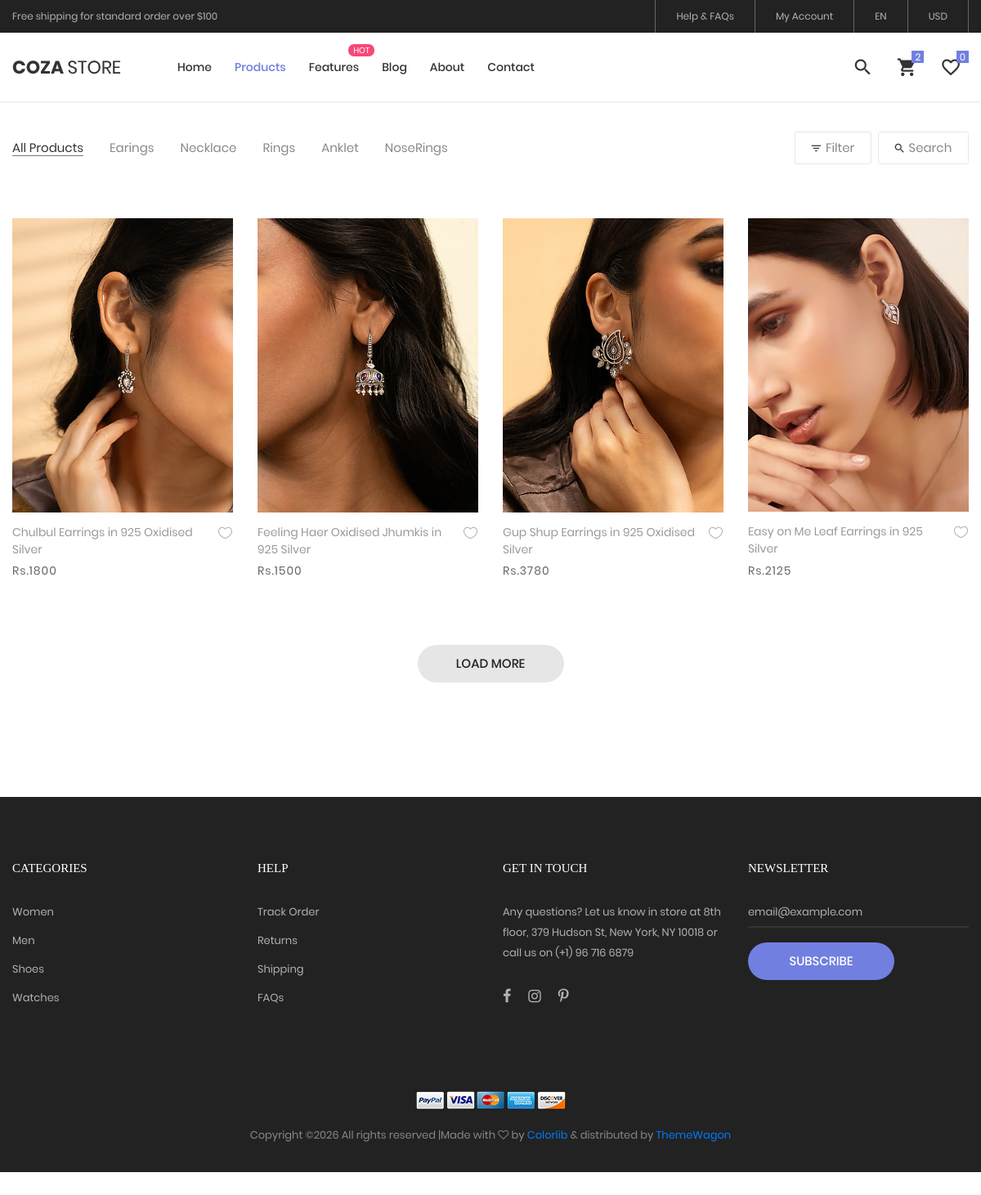
The page /web/product_filtered/Earings/ on the database its author committed.
### m_app/models.py (models this page shows)
class product_database(models.Model):
    cat_name = models.CharField(max_length=100, null=True, blank=True)
    p_name = models.CharField(max_length=100, null=True, blank=True)
    p_mrp = models.CharField(max_length=100, null=True, blank=True)
    p_quan = models.CharField(max_length=100, null=True, blank=True)
    p_img = models.ImageField(upload_to="Products", null=True, blank=True)
    p_img1 = models.ImageField(upload_to="Products", null=True, blank=True)
    p_desc = models.TextField(max_length=100, null=True, blank=True)

### webapp/views.py (the view)
# urls.py: path('product_filtered/<cate_name>/',views.product_filtered,name="product_filtered"),
def product_filtered(req,cate_name):
    category=product_database.objects.filter(cat_name=cate_name)
    return render(req,"product_filtered.html",{'category':category})

### webapp/templates/product_filtered.html (shortened to what this page needs)
<!DOCTYPE html>
{% load static %}
<html lang="en">
<head>
	<link rel="stylesheet" type="text/css" href="{% static 'webs/vendor/bootstrap/css/bootstrap.min.css' %}">
	<link rel="stylesheet" type="text/css" href="{% static 'webs/fonts/font-awesome-4.7.0/css/font-awesome.min.css' %}">
	<link rel="stylesheet" type="text/css" href="{% static 'webs/fonts/iconic/css/material-design-iconic-font.min.css' %}">
	<link rel="stylesheet" type="text/css" href="{% static 'webs/fonts/linearicons-v1.0.0/icon-font.min.css' %]">
	<link rel="stylesheet" type="text/css" href="{% static 'webs/vendor/animate/animate.css' %}">
	<link rel="stylesheet" type="text/css" href="{% static 'webs/vendor/css-hamburgers/hamburgers.min.css' %}">
	<link rel="stylesheet" type="text/css" href="{% static 'webs/vendor/animsition/css/animsition.min.css' %}">
	<link rel="stylesheet" type="text/css" href="{% static 'webs/vendor/select2/select2.min.css' %}">
	<link rel="stylesheet" type="text/css" href="{% static 'webs/vendor/daterangepicker/daterangepicker.css' %}">
	<link rel="stylesheet" type="text/css" href="{% static 'webs/vendor/slick/slick.css' %}">
	<link rel="stylesheet" type="text/css" href="{% static 'webs/vendor/MagnificPopup/magnific-popup.css' %}">
	<link rel="stylesheet" type="text/css" href="{% static 'webs/vendor/perfect-scrollbar/perfect-scrollbar.css' %}">
	<link rel="stylesheet" type="text/css" href="{% static 'webs/css/util.css' %}">
	<link rel="stylesheet" type="text/css" href="{% static 'webs/css/main.css' %}">
</head>
<body class="animsition">
	<header class="header-v4">
		<div class="container-menu-desktop">
			<div class="top-bar">
				<div class="content-topbar flex-sb-m h-full container">
					<div class="left-top-bar">
						Free shipping for standard order over $100
					</div>
					<div class="right-top-bar flex-w h-full">
						<a href="#" class="flex-c-m trans-04 p-lr-25">
							Help & FAQs
						</a>
						<a href="#" class="flex-c-m trans-04 p-lr-25">
							My Account
						</a>
						<a href="#" class="flex-c-m trans-04 p-lr-25">
							EN
						</a>
						<a href="#" class="flex-c-m trans-04 p-lr-25">
							USD
						</a>
					</div>
				</div>
			</div>
			<div class="wrap-menu-desktop how-shadow1">
				<nav class="limiter-menu-desktop container">
					<a href="#" class="logo">
						<img src="{% static 'webs/images/icons/logo-01.png' %}" alt="IMG-LOGO">
					</a>
					<div class="menu-desktop">
						<ul class="main-menu">
							<li>
								<a href="index.html">Home</a>
							</li>
							<li class="active-menu">
								<a href="{% url 'product' %}">Products</a>
							</li>
							<li class="label1" data-label1="hot">
								<a href="shoping-cart.html">Features</a>
							</li>
							<li>
								<a href="blog.html">Blog</a>
							</li>
							<li>
								<a href="about.html">About</a>
							</li>
							<li>
								<a href="contact.html">Contact</a>
							</li>
						</ul>
					</div>
					<div class="wrap-icon-header flex-w flex-r-m">
						<div class="icon-header-item cl2 hov-cl1 trans-04 p-l-22 p-r-11 js-show-modal-search">
							<i class="zmdi zmdi-search"></i>
						</div>
						<div class="icon-header-item cl2 hov-cl1 trans-04 p-l-22 p-r-11 icon-header-noti js-show-cart" data-notify="2">
							<i class="zmdi zmdi-shopping-cart"></i>
						</div>
						<a href="#" class="icon-header-item cl2 hov-cl1 trans-04 p-l-22 p-r-11 icon-header-noti" data-notify="0">
							<i class="zmdi zmdi-favorite-outline"></i>
						</a>
					</div>
				</nav>
			</div>
		</div>
	</header>
	<div class="bg0 m-t-23 p-b-140">
		<div class="container">
			<div class="flex-w flex-sb-m p-b-52">
				<div class="flex-w flex-l-m filter-tope-group m-tb-10">
					<button class="stext-106 cl6 hov1 bor3 trans-04 m-r-32 m-tb-5 how-active1" data-filter="*">
						All Products
					</button>
					<button class="stext-106 cl6 hov1 bor3 trans-04 m-r-32 m-tb-5" data-filter=".women">
						Earings
					</button>
					<button class="stext-106 cl6 hov1 bor3 trans-04 m-r-32 m-tb-5" data-filter=".men">
						Necklace
					</button>
					<button class="stext-106 cl6 hov1 bor3 trans-04 m-r-32 m-tb-5" data-filter=".bag">
						Rings
					</button>
					<button class="stext-106 cl6 hov1 bor3 trans-04 m-r-32 m-tb-5" data-filter=".shoes">
						Anklet
					</button>
					<button class="stext-106 cl6 hov1 bor3 trans-04 m-r-32 m-tb-5" data-filter=".watches">
						NoseRings
					</button>
				</div>
				<div class="flex-w flex-c-m m-tb-10">
					<div class="flex-c-m stext-106 cl6 size-104 bor4 pointer hov-btn3 trans-04 m-r-8 m-tb-4 js-show-filter">
						<i class="icon-filter cl2 m-r-6 fs-15 trans-04 zmdi zmdi-filter-list"></i>
						 Filter
					</div>
					<div class="flex-c-m stext-106 cl6 size-105 bor4 pointer hov-btn3 trans-04 m-tb-4 js-show-search">
						<i class="icon-search cl2 m-r-6 fs-15 trans-04 zmdi zmdi-search"></i>
						Search
					</div>
				</div>
			</div>
			<div class="row isotope-grid">
					{% for d in category %}
				<div class="col-sm-6 col-md-4 col-lg-3 p-b-35 isotope-item women">
					<div class="block2">
						<div class="block2-pic hov-img0">
							<img src="{{d.p_img.url}}" alt="IMG-PRODUCT">
						</div>
						<div class="block2-txt flex-w flex-t p-t-14">
							<div class="block2-txt-child1 flex-col-l ">
								<a href="#" class="stext-104 cl4 hov-cl1 trans-04 js-name-b2 p-b-6">
									{{d.p_name}}
								</a>
								<span class="stext-105 cl3">
									Rs.{{d.p_mrp}}
								</span>
							</div>
							<div class="block2-txt-child2 flex-r p-t-3">
								<a href="#" class="btn-addwish-b2 dis-block pos-relative js-addwish-b2">
									<img class="icon-heart1 dis-block trans-04" src="{% static 'webs/images/icons/icon-heart-01.png' %}" alt="ICON">
								</a>
							</div>
						</div>
					</div>
				</div>
					{% endfor %}
			</div>
			<div class="flex-c-m flex-w w-full p-t-45">
				<a href="#" class="flex-c-m stext-101 cl5 size-103 bg2 bor1 hov-btn1 p-lr-15 trans-04">
					Load More
				</a>
			</div>
		</div>
	</div>
	<footer class="bg3 p-t-75 p-b-32">
		<div class="container">
			<div class="row">
				<div class="col-sm-6 col-lg-3 p-b-50">
					<h4 class="stext-301 cl0 p-b-30">
						Categories
					</h4>
					<ul>
						<li class="p-b-10">
							<a href="#" class="stext-107 cl7 hov-cl1 trans-04">
								Women
							</a>
						</li>
						<li class="p-b-10">
							<a href="#" class="stext-107 cl7 hov-cl1 trans-04">
								Men
							</a>
						</li>
						<li class="p-b-10">
							<a href="#" class="stext-107 cl7 hov-cl1 trans-04">
								Shoes
							</a>
						</li>
						<li class="p-b-10">
							<a href="#" class="stext-107 cl7 hov-cl1 trans-04">
								Watches
							</a>
						</li>
					</ul>
				</div>
				<div class="col-sm-6 col-lg-3 p-b-50">
					<h4 class="stext-301 cl0 p-b-30">
						Help
					</h4>
					<ul>
						<li class="p-b-10">
							<a href="#" class="stext-107 cl7 hov-cl1 trans-04">
								Track Order
							</a>
						</li>
						<li class="p-b-10">
							<a href="#" class="stext-107 cl7 hov-cl1 trans-04">
								Returns
							</a>
						</li>
						<li class="p-b-10">
							<a href="#" class="stext-107 cl7 hov-cl1 trans-04">
								Shipping
							</a>
						</li>
						<li class="p-b-10">
							<a href="#" class="stext-107 cl7 hov-cl1 trans-04">
								FAQs
							</a>
						</li>
					</ul>
				</div>
				<div class="col-sm-6 col-lg-3 p-b-50">
					<h4 class="stext-301 cl0 p-b-30">
						GET IN TOUCH
					</h4>
					<p class="stext-107 cl7 size-201">
						Any questions? Let us know in store at 8th floor, 379 Hudson St, New York, NY 10018 or call us on (+1) 96 716 6879
					</p>
					<div class="p-t-27">
						<a href="#" class="fs-18 cl7 hov-cl1 trans-04 m-r-16">
							<i class="fa fa-facebook"></i>
						</a>
						<a href="#" class="fs-18 cl7 hov-cl1 trans-04 m-r-16">
							<i class="fa fa-instagram"></i>
						</a>
						<a href="#" class="fs-18 cl7 hov-cl1 trans-04 m-r-16">
							<i class="fa fa-pinterest-p"></i>
						</a>
					</div>
				</div>
				<div class="col-sm-6 col-lg-3 p-b-50">
					<h4 class="stext-301 cl0 p-b-30">
						Newsletter
					</h4>
					<form>
						<div class="wrap-input1 w-full p-b-4">
							<input class="input1 bg-none plh1 stext-107 cl7" type="text" name="email" placeholder="email@example.com">
						</div>
						<div class="p-t-18">
							<button class="flex-c-m stext-101 cl0 size-103 bg1 bor1 hov-btn2 p-lr-15 trans-04">
								Subscribe
							</button>
						</div>
					</form>
				</div>
			</div>
			<div class="p-t-40">
				<div class="flex-c-m flex-w p-b-18">
					<a href="#" class="m-all-1">
						<img src="images/icons/icon-pay-01.png" alt="ICON-PAY">
					</a>
					<a href="#" class="m-all-1">
						<img src="images/icons/icon-pay-02.png" alt="ICON-PAY">
					</a>
					<a href="#" class="m-all-1">
						<img src="images/icons/icon-pay-03.png" alt="ICON-PAY">
					</a>
					<a href="#" class="m-all-1">
						<img src="images/icons/icon-pay-04.png" alt="ICON-PAY">
					</a>
					<a href="#" class="m-all-1">
						<img src="images/icons/icon-pay-05.png" alt="ICON-PAY">
					</a>
				</div>
				<p class="stext-107 cl6 txt-center">
Copyright &copy;<script>document.write(new Date().getFullYear());</script> All rights reserved |Made with <i class="fa fa-heart-o" aria-hidden="true"></i> by <a href="https://colorlib.com" target="_blank">Colorlib</a> &amp; distributed by <a href="https://themewagon.com" target="_blank">ThemeWagon</a>
				</p>
			</div>
		</div>
	</footer>
</body>
</html>

### rows shown on the page
product_database: p_img (picture), p_name "Chulbul Earrings in 925 Oxidised Silver", p_mrp "1800"
product_database: p_img (picture), p_name "Feeling Haer Oxidised Jhumkis in 925 Silver", p_mrp "1500"
product_database: p_img (picture), p_name "Gup Shup Earrings in 925 Oxidised Silver", p_mrp "3780"
product_database: p_img (picture), p_name "Easy on Me Leaf Earrings in 925 Silver", p_mrp "2125"
